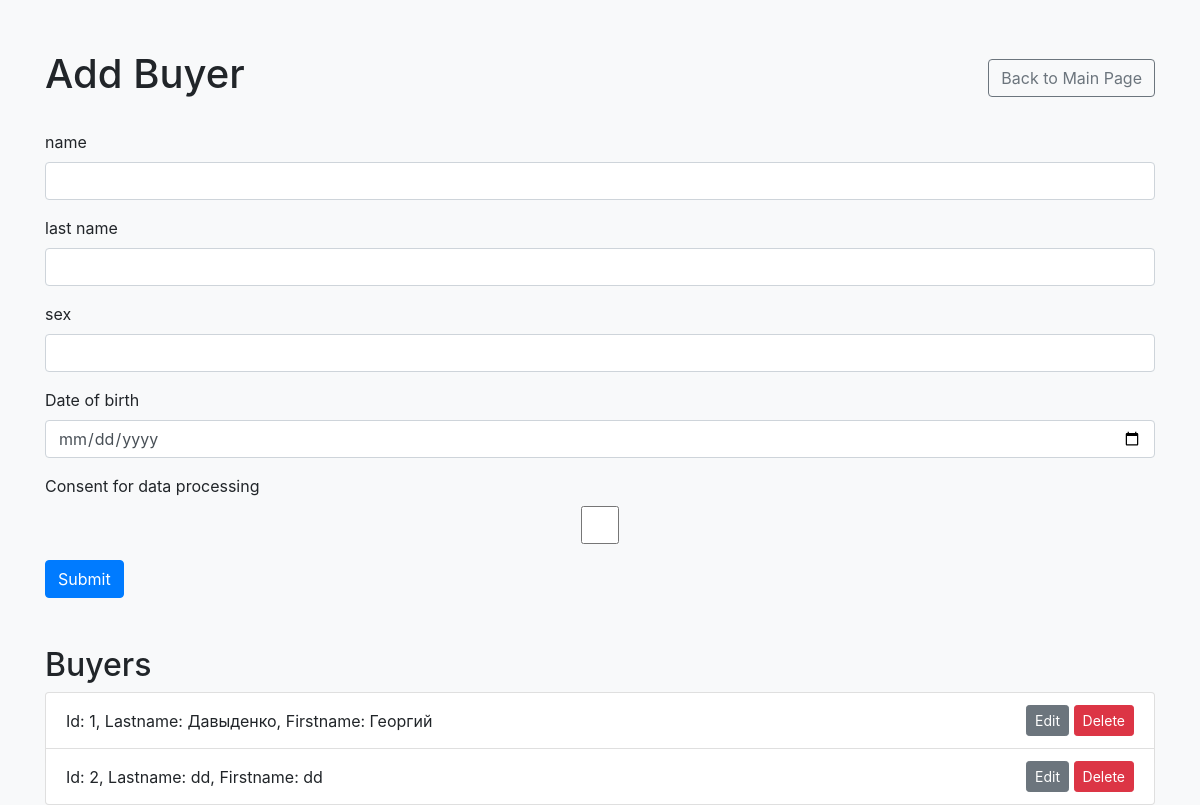
The app's page /buyers_page with its own data.
### buyer.py (models this page shows, shortened)
class Buyer(db.Model):
    __tablename__ = 'buyers'
    buyer_id = db.Column(db.Integer, primary_key=True)
    firstname = db.Column(db.String(100), nullable=False)
    lastname = db.Column(db.String(100), nullable=False)
    birth_date = db.Column(db.DATE, nullable=False)
    sex = db.Column(db.CHAR, nullable=False)
    reg_date = db.Column(db.DATE, nullable=False)
    consent = db.Column(db.BOOLEAN, nullable=False)

### buyer.py (the view)
@app.route('/buyers_page', methods=['GET', 'POST'])
def buyers_page():
    form = BuyerForm()
    if form.validate_on_submit():
        buyer = Buyer(firstname=form.firstname.data, lastname=form.lastname.data, birth_date=form.birthday.data,
                      sex=form.sex.data, consent=form.consent.data)
        db.session.add(buyer)
        db.session.commit()
        return redirect(url_for('buyers_page'))
    buyers = Buyer.query.all()
    return render_template('buyers_page.html', form=form, buyers=buyers)

### buyer.py
class BuyerForm(FlaskForm):
    firstname = StringField('name', validators=[DataRequired()])
    lastname = StringField('last name', validators=[DataRequired()])
    sex = StringField('sex', validators=[DataRequired()])
    birthday = DateField('Date of birth', validators=[DataRequired()])
    consent = BooleanField('Consent for data processing', validators=[DataRequired()])
    submit = SubmitField('Submit')

### templates/buyers_page.html (shortened to what this page needs)
<!DOCTYPE html>
<html lang="en">
<head>
    <link href="https://stackpath.bootstrapcdn.com/bootstrap/4.5.2/css/bootstrap.min.css" rel="stylesheet">
</head>
<body>
    <div class="container">
        <div class="d-flex justify-content-between align-items-center mb-4">
            <h1>Add Buyer</h1>
            <a href="{{ url_for('index') }}" class="btn btn-outline-secondary">Back to Main Page</a>
        </div>
        <form method="POST" class="needs-validation" novalidate>
            <div class="form-section">
                <div class="form-group">
                    {{ form.firstname.label(class="form-label") }}
                    {{ form.firstname(class="form-control", size=32) }}
                </div>
                <div class="form-group">
                    {{ form.lastname.label(class="form-label") }}
                    {{ form.lastname(class="form-control", size=32) }}
                </div>
                <div class="form-group">
                    {{ form.sex.label(class="form-label") }}
                    {{ form.sex(class="form-control", size=32) }}
                </div>
                <div class="form-group">
                    {{ form.birthday.label(class="form-label") }}
                    {{ form.birthday(class="form-control", size=12) }}
                </div>
                <div class="form-group">
                    {{ form.consent.label(class="form-label") }}
                    {{ form.consent(class="form-control", size=12) }}
                </div>
                <button type="submit" class="btn btn-primary">{{ form.submit.label.text }}</button>
            </div>
        </form>
        <h2 class="mt-5">Buyers</h2>
        <ul class="list-group">
            {% for buyer in buyers %}
                <li class="list-group-item d-flex justify-content-between align-items-center">
                    Id: {{ buyer.buyer_id }}, Lastname: {{ buyer.lastname }}, Firstname: {{ buyer.firstname }}
                    <span>
                        <a href="{{ url_for('update_buyer', buyer_id=buyer.buyer_id) }}" class="btn btn-sm btn-secondary">Edit</a>
                        <form action="{{ url_for('delete_buyer', buyer_id=buyer.buyer_id) }}" method="post" style="display:inline;">
                            <button type="submit" class="btn btn-danger btn-sm">Delete</button>
                        </form>
                    </span>
                </li>
            {% endfor %}
        </ul>
    </div>
</body>
</html>

### templates/buyers_page.html (style rules this page uses)
body { padding-top: 50px; background-color: #f8f9fa; }
.form-section { margin-bottom: 30px; }

### records on screen
Buyer: buyer_id "1", lastname "Давыденко", firstname "Георгий"
Buyer: buyer_id "2", lastname "dd", firstname "dd"
